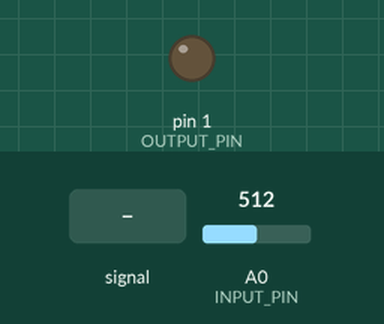
Recording of a sketch running on a simulated Arduino Uno, built with avr-gcc and run on an emulated ATmega328P. Shown: output pins drawn as LEDs (lit = HIGH). Inputs (shaded band) come from the test bench; at power-on: A0 (INPUT_PIN) = 512.

Above: at 1.4 s.
1.5 s: A0 (INPUT_PIN) fed a 2 Hz sine of ±306 counts around its level
At 3.0 s:
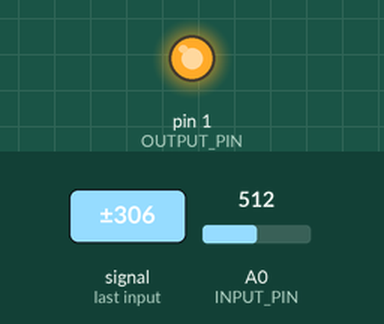
4.5 s: A0 (INPUT_PIN) set to 548
At 7.2 s:
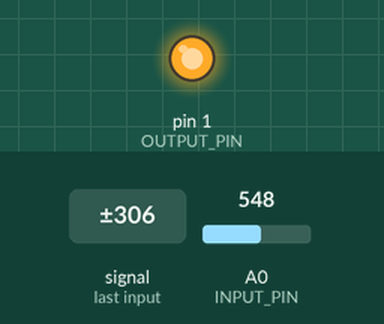
7.5 s: A0 (INPUT_PIN) set to 511
At 8.9 s:
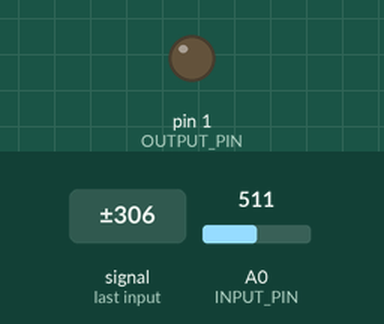
Timing chart, 0 to 10.5 s (numbered marks = the images above; inputs shaded):
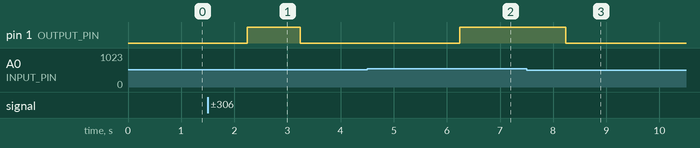

Measured:
- after the input at 1.5 s, pin 1 (OUTPUT_PIN): LOW → HIGH after 0.74 s, → LOW 1.0 s later
- after the input at 4.5 s, pin 1 (OUTPUT_PIN): LOW → HIGH after 1.7 s
- after the input at 7.5 s, pin 1 (OUTPUT_PIN): HIGH → LOW after 0.74 s

The sketch:

firmware.ino
```cpp
#include "PID_v1.h"
#include "SoftwareSerial.h"

// --- user-tweakable values:

#define RX 3 // PB3, attiny pin 2
#define TX 4 // PB4, attiny pin 3
#define INPUT_PIN A0 // PB2, attiny pin 7
#define OUTPUT_PIN 1 // PB1, attiny pin 6

uint16_t loop_period = 1000; // in ms

double kp = 4.0;
double ki = 0.4;
double kd = 0.1;

double setpoint = 512;

// ---

double input = 0;
double output = 0;
PID myPID(&input, &output, &setpoint, kp, ki, kd, REVERSE);

SoftwareSerial ser(RX,TX);

uint32_t next_loop_start = 0;

void setup() {

  analogReference(EXTERNAL);

  pinMode(INPUT_PIN, INPUT);
  pinMode(OUTPUT_PIN, OUTPUT);

  ser.begin(9600); // 9600 8N1

  myPID.SetSampleTime(loop_period);
  myPID.SetMode(AUTOMATIC);

  // print out the CSV header.
  delay(250);
  ser.println("input,output");

  next_loop_start = millis() + loop_period;
}


void loop() {

  if (input != 0) {
    ser.print(input);
    ser.print(",");
    ser.println(output);
  }

  // accumulate samples until we only have 50ms of time margin left in this loop
  uint32_t accumulator = 0;
  uint32_t samples = 0;
  while (next_loop_start - millis() > 50) {
    for (uint8_t i = 0; i < UINT8_MAX; i++) {
      accumulator += analogRead(INPUT_PIN);
    }
    samples += UINT8_MAX;
  }
  input = double(accumulator) / double(samples);

  while (myPID.Compute() == false) { continue; }
  analogWrite(OUTPUT_PIN, output);

  while (millis() <= next_loop_start) { delay(1); }
  while (millis() > next_loop_start) { next_loop_start += loop_period; }
}
```
